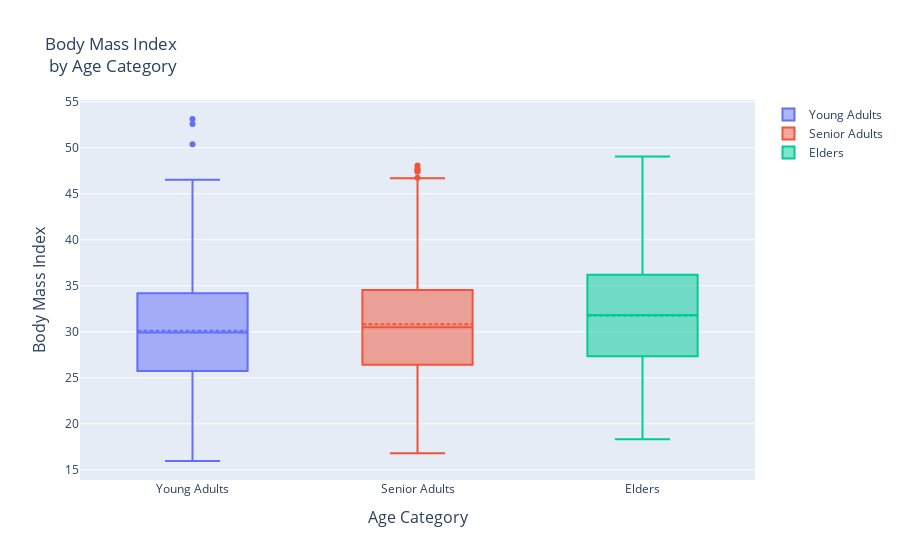

Notebook code cell kept with this figure:
### Code cell
young_adults = df["bmi"].loc[df["age_cat"] == "Young Adult"].values
senior_adult = df["bmi"].loc[df["age_cat"] == "Senior Adult"].values
elders = df["bmi"].loc[df["age_cat"] == "Elder"].values

trace0 = go.Box(
    y=young_adults,
    name = 'Young Adults',
    boxmean= True,
)
trace1 = go.Box(
    y=senior_adult,
    name = 'Senior Adults',
    boxmean= True,
)

trace2 = go.Box(
    y=elders,
    name = 'Elders',
    boxmean= True,
)




data = [trace0, trace1, trace2]

layout = go.Layout(title="Body Mass Index <br> by Age Category", xaxis=dict(title="Age Category", titlefont=dict(size=16)),
                  yaxis=dict(title="Body Mass Index", titlefont=dict(size=16)))

fig = go.Figure(data=data, layout=layout)
iplot(fig)

### Figure 1 — Plotly figure (JSON) as saved in the notebook; plotly's stock layout.template omitted (floating-point values rounded to 4 significant figures; data arrays with more than 128 entries replaced by an {"elided": "..."} marker saying what was removed)
{"data": [{"boxmean": true, "name": "Young Adults", "type": "box", "y": {"elided": "574 float values"}}, {"boxmean": true, "name": "Senior Adults", "type": "box", "y": {"elided": "548 float values"}}, {"boxmean": true, "name": "Elders", "type": "box", "y": {"elided": "216 float values"}}], "layout": {"title": {"text": "Body Mass Index <br> by Age Category"}, "xaxis": {"title": {"font": {"size": 16}, "text": "Age Category"}}, "yaxis": {"title": {"font": {"size": 16}, "text": "Body Mass Index"}}}}
